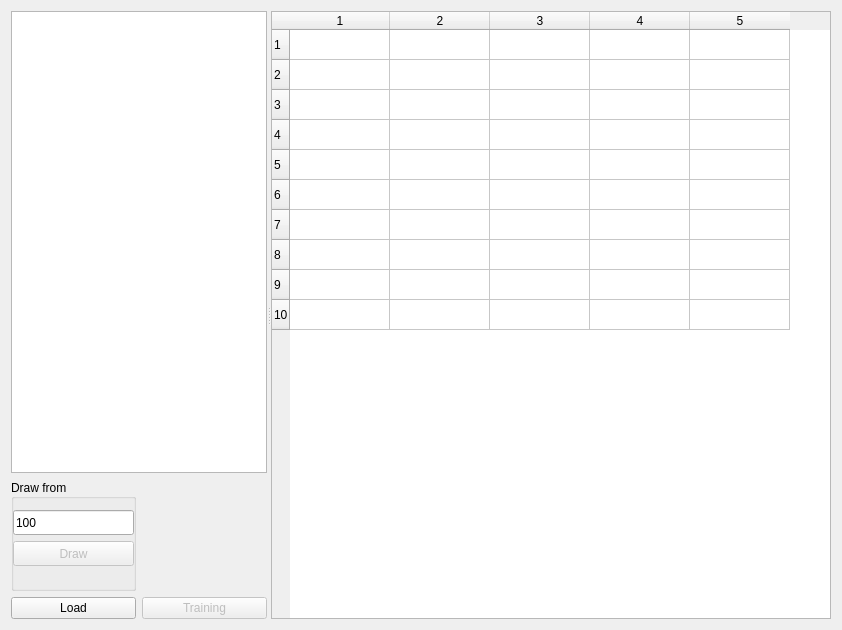
<?xml version="1.0" encoding="UTF-8"?>
<ui version="4.0">
 <class>Form</class>
 <widget class="QWidget" name="Form">
  <property name="geometry">
   <rect>
    <x>0</x>
    <y>0</y>
    <width>842</width>
    <height>630</height>
   </rect>
  </property>
  <property name="windowTitle">
   <string>MNIST</string>
  </property>
  <layout class="QHBoxLayout" name="horizontalLayout_3">
   <item>
    <widget class="QSplitter" name="splitter">
     <property name="orientation">
      <enum>Qt::Horizontal</enum>
     </property>
     <widget class="QWidget" name="layoutWidget">
      <layout class="QVBoxLayout" name="verticalLayout">
       <item>
        <widget class="QListWidget" name="listWidget">
         <property name="sizePolicy">
          <sizepolicy hsizetype="Expanding" vsizetype="Expanding">
           <horstretch>0</horstretch>
           <verstretch>0</verstretch>
          </sizepolicy>
         </property>
        </widget>
       </item>
       <item>
        <layout class="QHBoxLayout" name="horizontalLayout_2">
         <item>
          <widget class="QGroupBox" name="groupBox">
           <property name="sizePolicy">
            <sizepolicy hsizetype="Minimum" vsizetype="Preferred">
             <horstretch>0</horstretch>
             <verstretch>0</verstretch>
            </sizepolicy>
           </property>
           <property name="maximumSize">
            <size>
             <width>132</width>
             <height>16777215</height>
            </size>
           </property>
           <property name="title">
            <string>Draw from</string>
           </property>
           <property name="alignment">
            <set>Qt::AlignLeading|Qt::AlignLeft|Qt::AlignVCenter</set>
           </property>
           <property name="flat">
            <bool>false</bool>
           </property>
           <widget class="QPushButton" name="btnDraw">
            <property name="enabled">
             <bool>false</bool>
            </property>
            <property name="geometry">
             <rect>
              <x>2</x>
              <y>62</y>
              <width>121</width>
              <height>25</height>
             </rect>
            </property>
            <property name="sizePolicy">
             <sizepolicy hsizetype="Fixed" vsizetype="Fixed">
              <horstretch>0</horstretch>
              <verstretch>0</verstretch>
             </sizepolicy>
            </property>
            <property name="maximumSize">
             <size>
              <width>128</width>
              <height>16777215</height>
             </size>
            </property>
            <property name="text">
             <string>Draw</string>
            </property>
           </widget>
           <widget class="QLineEdit" name="leStart">
            <property name="geometry">
             <rect>
              <x>2</x>
              <y>31</y>
              <width>121</width>
              <height>25</height>
             </rect>
            </property>
            <property name="maximumSize">
             <size>
              <width>128</width>
              <height>16777215</height>
             </size>
            </property>
            <property name="text">
             <string>100</string>
            </property>
           </widget>
          </widget>
         </item>
         <item>
          <widget class="QLabel" name="labelDraw">
           <property name="minimumSize">
            <size>
             <width>112</width>
             <height>112</height>
            </size>
           </property>
           <property name="autoFillBackground">
            <bool>false</bool>
           </property>
           <property name="text">
            <string/>
           </property>
          </widget>
         </item>
        </layout>
       </item>
       <item>
        <layout class="QHBoxLayout" name="horizontalLayout">
         <item>
          <widget class="QPushButton" name="btnLoadMnist">
           <property name="maximumSize">
            <size>
             <width>128</width>
             <height>16777215</height>
            </size>
           </property>
           <property name="text">
            <string>Load</string>
           </property>
          </widget>
         </item>
         <item>
          <widget class="QPushButton" name="btnTraining">
           <property name="enabled">
            <bool>false</bool>
           </property>
           <property name="maximumSize">
            <size>
             <width>128</width>
             <height>16777215</height>
            </size>
           </property>
           <property name="text">
            <string>Training</string>
           </property>
          </widget>
         </item>
        </layout>
       </item>
      </layout>
     </widget>
     <widget class="QTableWidget" name="tableWidget">
      <property name="sizePolicy">
       <sizepolicy hsizetype="Expanding" vsizetype="Expanding">
        <horstretch>3</horstretch>
        <verstretch>0</verstretch>
       </sizepolicy>
      </property>
      <property name="rowCount">
       <number>10</number>
      </property>
      <property name="columnCount">
       <number>5</number>
      </property>
      <attribute name="verticalHeaderVisible">
       <bool>true</bool>
      </attribute>
      <row/>
      <row/>
      <row/>
      <row/>
      <row/>
      <row/>
      <row/>
      <row/>
      <row/>
      <row/>
      <column/>
      <column/>
      <column/>
      <column/>
      <column/>
     </widget>
    </widget>
   </item>
  </layout>
 </widget>
 <resources/>
 <connections>
  <connection>
   <sender>btnLoadMnist</sender>
   <signal>clicked()</signal>
   <receiver>Form</receiver>
   <slot>loadMnistData()</slot>
   <hints>
    <hint type="sourcelabel">
     <x>112</x>
     <y>515</y>
    </hint>
    <hint type="destinationlabel">
     <x>425</x>
     <y>269</y>
    </hint>
   </hints>
  </connection>
  <connection>
   <sender>btnTraining</sender>
   <signal>clicked()</signal>
   <receiver>Form</receiver>
   <slot>training()</slot>
   <hints>
    <hint type="sourcelabel">
     <x>240</x>
     <y>578</y>
    </hint>
    <hint type="destinationlabel">
     <x>404</x>
     <y>300</y>
    </hint>
   </hints>
  </connection>
  <connection>
   <sender>btnDraw</sender>
   <signal>clicked()</signal>
   <receiver>Form</receiver>
   <slot>drawImageOnTable()</slot>
   <hints>
    <hint type="sourcelabel">
     <x>274</x>
     <y>545</y>
    </hint>
    <hint type="destinationlabel">
     <x>404</x>
     <y>300</y>
    </hint>
   </hints>
  </connection>
 </connections>
 <slots>
  <slot>loadMnistData()</slot>
  <slot>drawImageOnTable()</slot>
  <slot>training()</slot>
 </slots>
</ui>
